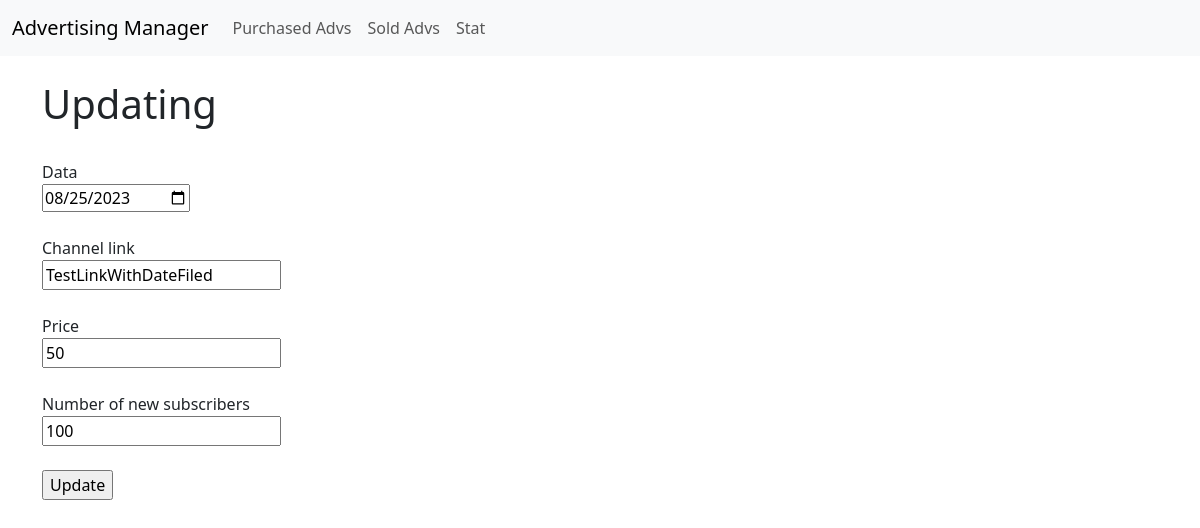
The page /1/purchasedAdvs/3/update (signed in) on the database its author committed.
### advertisingManager/models.py (models this page shows, shortened)
class PurchasedAdvertising(db.Model):
    __tablename__ = "purchasedAdvertisings"
    id = db.Column(db.Integer, primary_key = True)
    date = db.Column(db.DateTime, nullable = False, default = datetime.now)
    channelLink = db.Column(db.String(128), nullable = False)
    price = db.Column(db.Integer)
    numberOfNewSubs = db.Column(db.Integer, default = 0)
    channelFID = db.Column(db.Integer, db.ForeignKey('channels.id'), nullable = False)
    userFID = db.Column(db.Integer, db.ForeignKey('users.id'), nullable = False)

### advertisingManager/purchasedAdv/views.py (the view)
@purchasedAdv.route("/<int:channelID>/purchasedAdvs/<int:purchasedAdvID>/update", methods=["GET", "POST"])
def update(channelID, purchasedAdvID):
    form = UpdatePurchasedAdvForm()
    purchasedAdv = PurchasedAdvertising.query.get_or_404(purchasedAdvID)
    channelID = purchasedAdv.channelFID
    if form.validate_on_submit():
        purchasedAdv.date = form.date.data
        purchasedAdv.channelLink = form.channelLink.data
        purchasedAdv.price = form.price.data
        purchasedAdv.numberOfNewSubs = form.numberOfNewSubs.data
        db.session.commit()
        return redirect(url_for("purchasedAdv.purchasedAdvs", channelID = channelID))
    elif request.method == 'GET':
        form.date.data = purchasedAdv.date
        form.channelLink.data = purchasedAdv.channelLink
        form.price.data = purchasedAdv.price
        form.numberOfNewSubs.data = purchasedAdv.numberOfNewSubs
    return render_template("updatePurchasedAdv.html", form = form, channelID = channelID)

### advertisingManager/purchasedAdv/forms.py
class UpdatePurchasedAdvForm(FlaskForm):
    date = DateField("Data")
    channelLink = StringField("Channel link")
    price = IntegerField("Price")
    numberOfNewSubs = IntegerField("Number of new subscribers")
    submit = SubmitField("Update")

### advertisingManager/models.py (called while the page is built)
@loginManager.user_loader
def load_user(user_id):
    return User.query.get(user_id)

### advertisingManager/templates/updatePurchasedAdv.html (shortened to what this page needs)
{% extends 'baseForAdv.html' %}
{% block content %}
{% set channelID = channelID %}
    <br>
    <h1>Updating</h1>
    <br>
    <form method="POST">
        {{ form.date.label() }} <br> {{ form.date() }} <br><br>
        {{ form.channelLink.label() }} <br> {{ form.channelLink() }} <br><br>
        {{ form.price.label() }} <br> {{ form.price() }} <br><br>
        {{ form.numberOfNewSubs.label() }} <br> {{ form.numberOfNewSubs() }} <br><br>
        {{ form.submit() }}
    </form>
{% endblock %}

### rows shown on the page
PurchasedAdvertising: date "08/25/2023", channelLink "TestLinkWithDateFiled", price "50", numberOfNewSubs "100"
